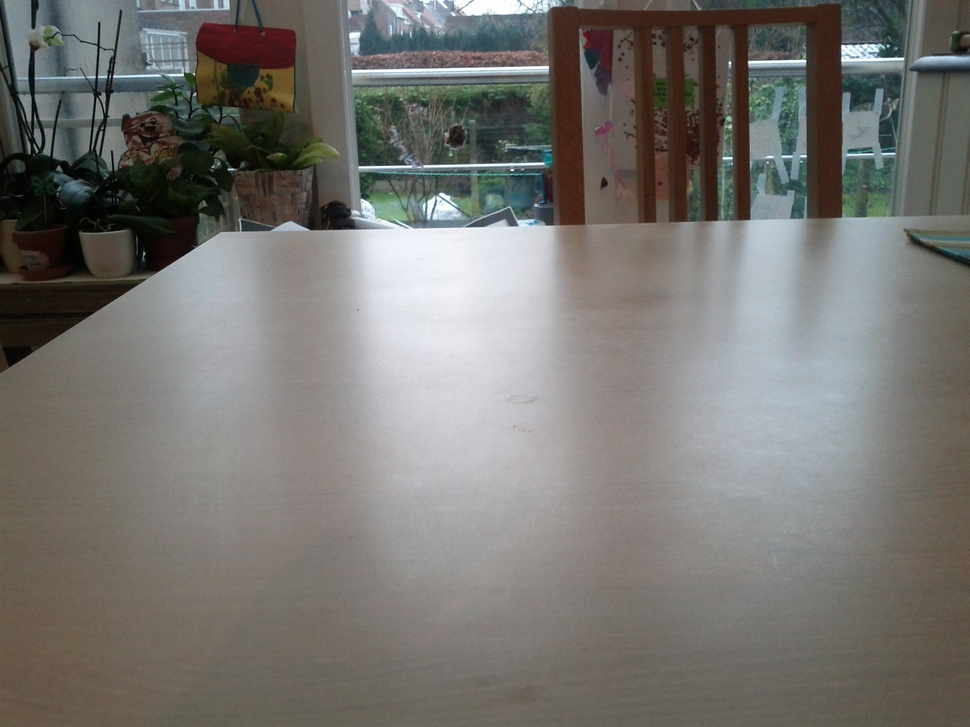
//> input picture books/Learning_OpenCV/Chapter05/exercises/coffee_cup1.jpg, 970 x 727 px, shrunk from 2560 x 1920 before the run
$ ./example6-01 ../Chapter05/exercises/coffee_cup1.jpg   (built with g++ and OpenCV 4)
//> lines starting //> are read from the running program, lines starting //| are printed output that depends on the picture; after the words box and inside, x2 and y2 are one past the last pixel; in counts of white or black regions, pixels touching at a corner belong together
//
// example 6-1 Hough circles
//
//
/*
You'll have to tune to detect the circles you expect
vSeq* cvHoughCircles(
  CvArr* image,       // Da image
  void* storage,      // Storage for sequences
  int method,         // Always CV_HOUGH_GRADIENT until you, reader, invent a better method
  double dp,          // Hough space shrinkage. a bit larger is faster, might detect better,
  double min_dist,    // Damps out multiple detection in the same area
  double param1=100,  // High Canny threshold (edge thresh), low is half (link finding). See Canny
  double param2=100,  // Threshold where we declare detection in Canny space
  int min_radius=0,   // Smallest circle to find
  int max_radius=0    // Largest circle to find
  );
*/


#include <cv.h>
#include <highgui.h>
#include <math.h>

int main(int argc, char** argv) {

    IplImage* image = cvLoadImage(
      argv[1],
      CV_LOAD_IMAGE_GRAYSCALE
    );
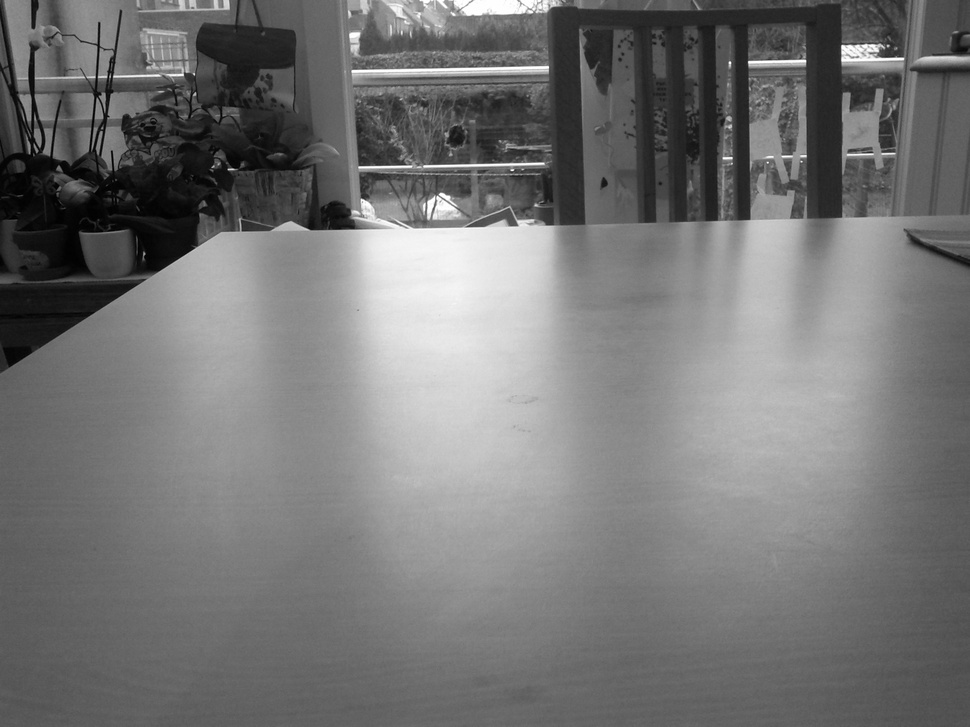
//> image: 727 rows x 970 cols, CV_8UC1; min 0, max 255, mean 116.9
    IplImage* src = cvLoadImage( argv[1] ); // Changed for prettier show in color.
//> src is the input picture: 727 rows x 970 cols, CV_8UC3; mean B, G, R 113.1, 116.8, 118.4
    CvMemStorage* storage = cvCreateMemStorage(0);
    cvSmooth( image, image, CV_GAUSSIAN, 5, 5 );
    CvSeq* results = cvHoughCircles(
      image,
      storage,
      CV_HOUGH_GRADIENT,
      4,
      image->width/10
    );
//> results = 57 circles (x, y, radius), first 12: [434, 722, 652], [406, 578, 508.8], [554, 674, 666], [498, 538, 535.6], [242, 254, 230], [410, 478, 426.8], [506, 438, 435.2], [302, 370, 301.6], [322, 6, 223.6], [334, 706, 638.8], [406, 350, 345.6], [658, 722, 681.2]
    for ( int i = 0; i < results->total; i++ ) {
        float* p = (float*) cvGetSeqElem( results, i );
        CvPoint pt = cvPoint( cvRound( p[0] ), cvRound( p[1] ) );
        cvCircle(
          src,
          pt,
          cvRound( p[2] ),
          CV_RGB(0xff,0,0)
        );
    }
//> this loop made 57 passes
//> pt on passes 1 to 12: Point(434, 722), Point(406, 578), Point(554, 674), Point(498, 538), Point(242, 254), Point(410, 478), Point(506, 438), Point(302, 370), Point(322, 6), Point(334, 706), Point(406, 350), Point(658, 722)
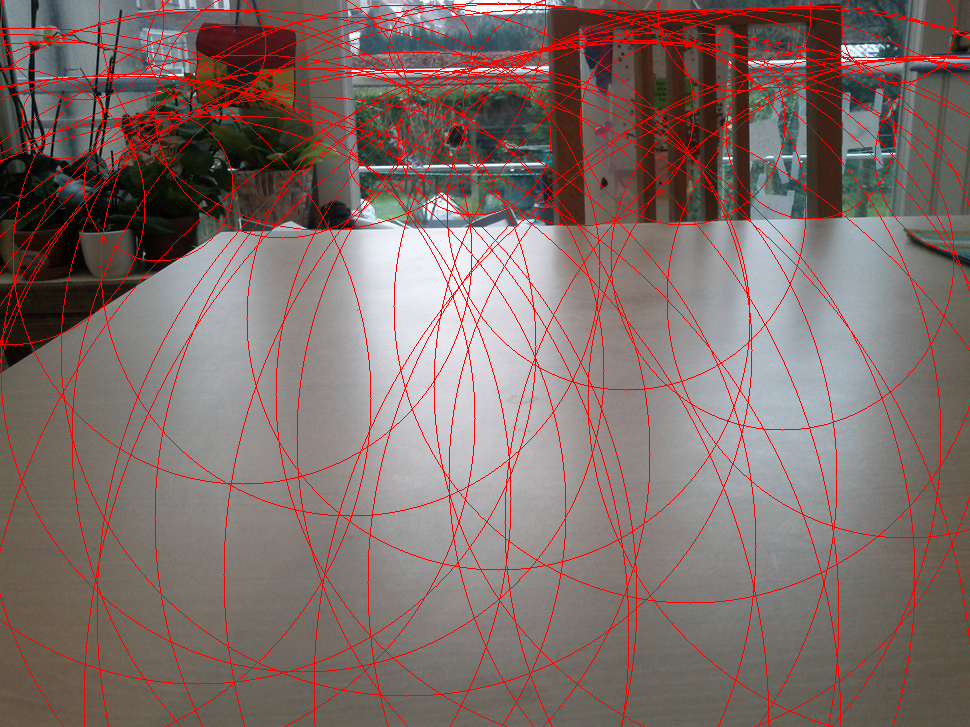
//> src: 727 rows x 970 cols, CV_8UC3; 7.15% of pixels changed, all inside (x1, y1, x2, y2) = (0, 0, 970, 727)
    cvNamedWindow( "cvHoughCircles", 1 );
    cvShowImage( "cvHoughCircles", src);
    cvWaitKey(0);

}

$ run again, on books/Learning_OpenCV/Chapter05/exercises/coffee_pot2.jpg
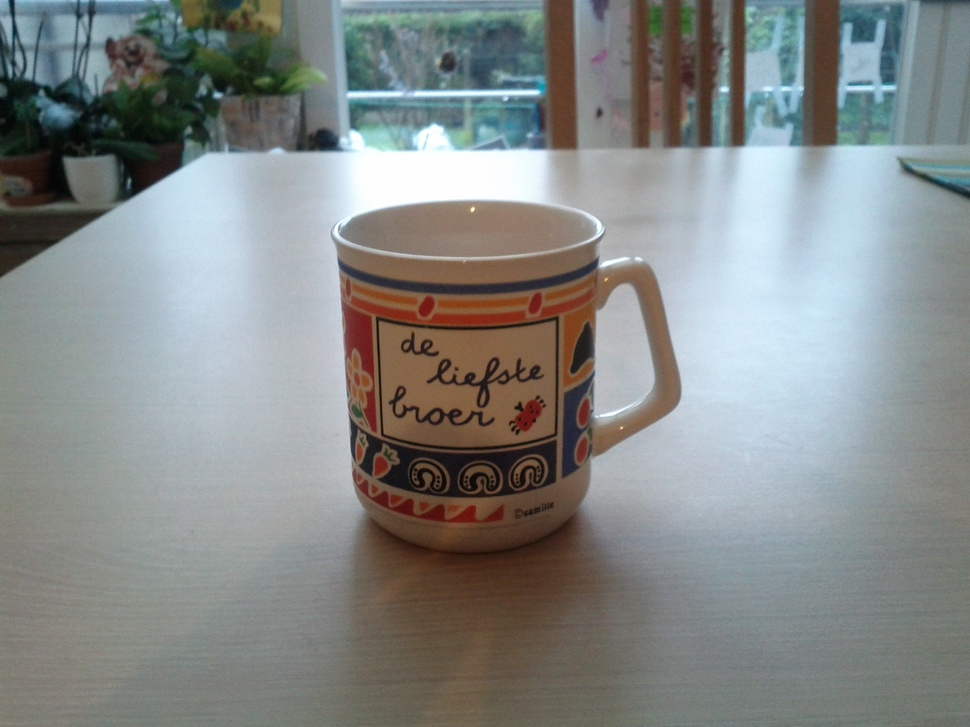
//> input picture books/Learning_OpenCV/Chapter05/exercises/coffee_pot2.jpg, 970 x 727 px, shrunk from 2560 x 1920 before the run
//> `IplImage* image = cvLoadImage( argv[1], CV_LOAD_IMAGE_GRAYSCALE );`:
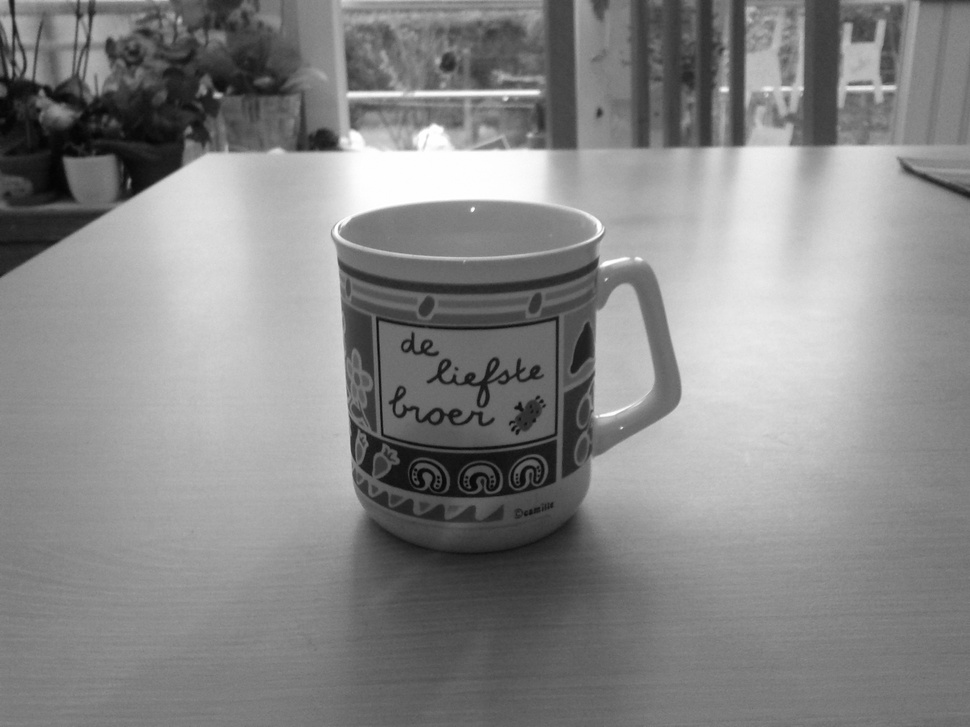
//> image: 727 rows x 970 cols, CV_8UC1; min 3, max 255, mean 135.2
//> src is the input picture: 727 rows x 970 cols, CV_8UC3; mean B, G, R 135.3, 136.5, 132.6
//> results = 53 circles (x, y, radius), first 12: [494, 342, 152.4], [302, 306, 294], [26, 402, 354.4], [90, 514, 500.4], [630, 210, 290.8], [478, 234, 144.8], [690, 358, 314.8], [194, 314, 306.8], [322, 210, 252.8], [6, 566, 527.6], [206, 538, 330.8], [766, 574, 429.6]
//> the loop `for ( int i = 0; i < results->total; i++ )` made 53 passes
//> pt on passes 1 to 8: Point(494, 342), Point(302, 306), Point(26, 402), Point(90, 514), Point(630, 210), Point(478, 234), Point(690, 358), Point(194, 314)
//> after the loop `for ( int i = 0; i < results->total; i++ )`:
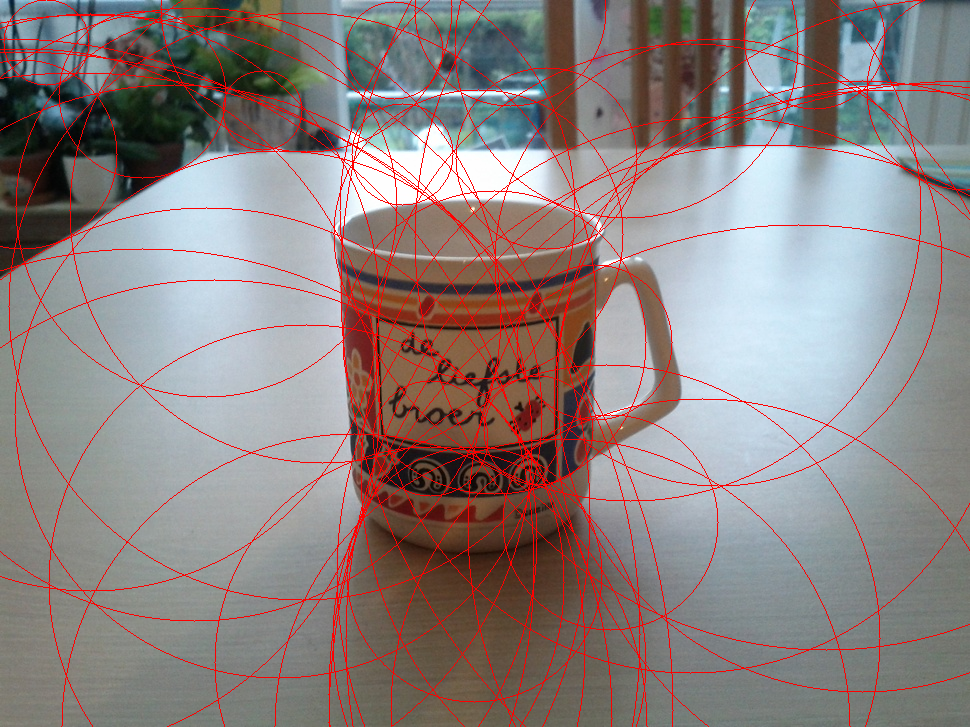
//> src: 727 rows x 970 cols, CV_8UC3; 5.72% of pixels changed, all inside (x1, y1, x2, y2) = (0, 0, 970, 727)

$ run again, on books/Learning_OpenCV/Chapter05/exercises/exercise5-04a.jpg
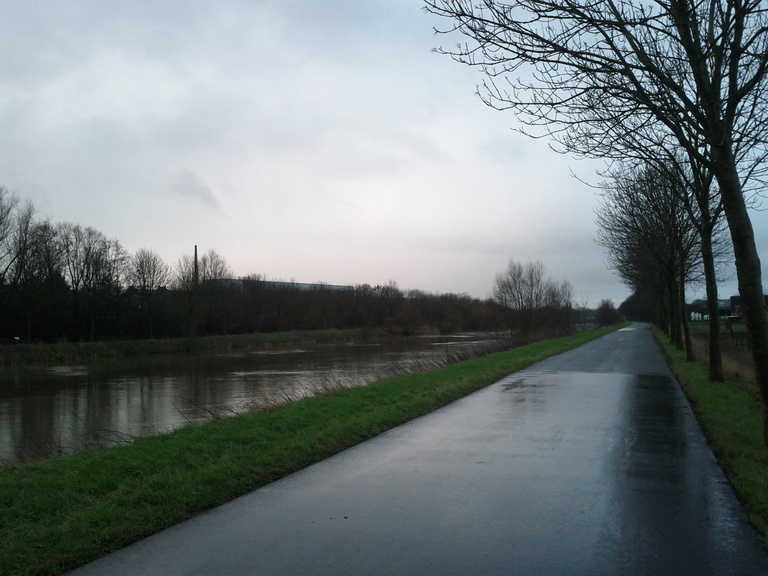
//> input picture books/Learning_OpenCV/Chapter05/exercises/exercise5-04a.jpg, 768 x 576 px
//> `IplImage* image = cvLoadImage( argv[1], CV_LOAD_IMAGE_GRAYSCALE );`:
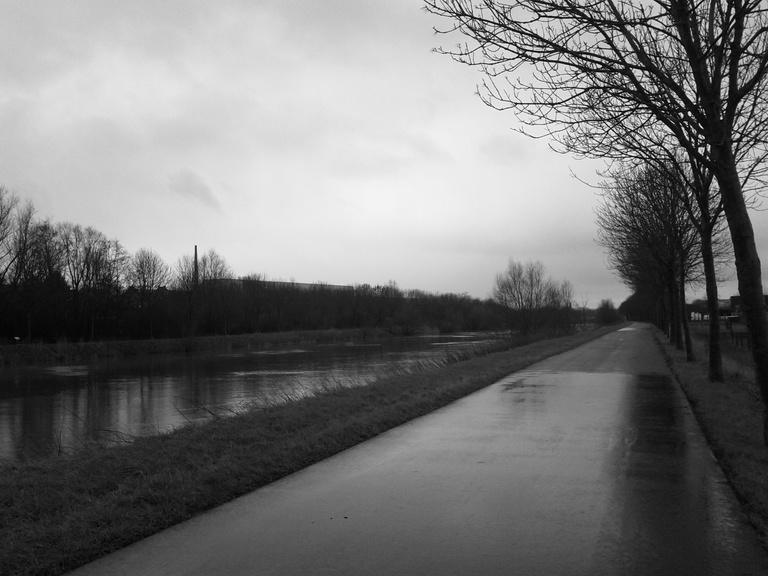
//> image: 576 rows x 768 cols, CV_8UC1; min 0, max 255, mean 117.9
//> src is the input picture: 576 rows x 768 cols, CV_8UC3; mean B, G, R 121.4, 120.4, 111.6
//> results = 55 circles (x, y, radius), first 12: [354, 346, 351.2], [458, 274, 243.2], [422, 202, 200.4], [366, 262, 264.8], [502, 158, 141.6], [318, 26, 343.2], [358, 430, 383.6], [470, 422, 413.6], [222, 538, 573.6], [250, 466, 495.2], [154, 574, 633.6], [326, 130, 302]
//> the loop `for ( int i = 0; i < results->total; i++ )` made 55 passes
//> pt on passes 1 to 8: Point(354, 346), Point(458, 274), Point(422, 202), Point(366, 262), Point(502, 158), Point(318, 26), Point(358, 430), Point(470, 422)
//> after the loop `for ( int i = 0; i < results->total; i++ )`:
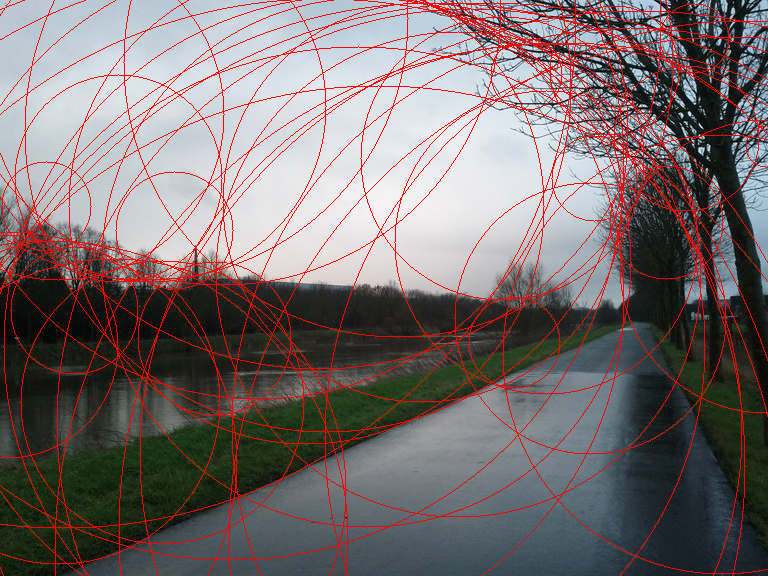
//> src: 576 rows x 768 cols, CV_8UC3; 7.97% of pixels changed, all inside (x1, y1, x2, y2) = (0, 0, 768, 576)
